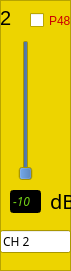
   <widget class="QFrame" name="frame_2">
    <property name="geometry">
     <rect>
      <x>90</x>
      <y>90</y>
      <width>71</width>
      <height>271</height>
     </rect>
    </property>
    <property name="palette">
     <palette>
      <active>
       <colorrole role="Base">
        <brush brushstyle="SolidPattern">
         <color alpha="255">
          <red>255</red>
          <green>255</green>
          <blue>255</blue>
         </color>
        </brush>
       </colorrole>
       <colorrole role="Window">
        <brush brushstyle="SolidPattern">
         <color alpha="255">
          <red>237</red>
          <green>212</green>
          <blue>0</blue>
         </color>
        </brush>
       </colorrole>
      </active>
      <inactive>
       <colorrole role="Base">
        <brush brushstyle="SolidPattern">
         <color alpha="255">
          <red>255</red>
          <green>255</green>
          <blue>255</blue>
         </color>
        </brush>
       </colorrole>
       <colorrole role="Window">
        <brush brushstyle="SolidPattern">
         <color alpha="255">
          <red>237</red>
          <green>212</green>
          <blue>0</blue>
         </color>
        </brush>
       </colorrole>
      </inactive>
      <disabled>
       <colorrole role="Base">
        <brush brushstyle="SolidPattern">
         <color alpha="255">
          <red>237</red>
          <green>212</green>
          <blue>0</blue>
         </color>
        </brush>
       </colorrole>
       <colorrole role="Window">
        <brush brushstyle="SolidPattern">
         <color alpha="255">
          <red>237</red>
          <green>212</green>
          <blue>0</blue>
         </color>
        </brush>
       </colorrole>
      </disabled>
     </palette>
    </property>
    <property name="autoFillBackground">
     <bool>true</bool>
    </property>
    <property name="frameShape">
     <enum>QFrame::StyledPanel</enum>
    </property>
    <property name="frameShadow">
     <enum>QFrame::Raised</enum>
    </property>
    <widget class="QLabel" name="label_5">
     <property name="geometry">
      <rect>
       <x>0</x>
       <y>10</y>
       <width>21</width>
       <height>16</height>
      </rect>
     </property>
     <property name="font">
      <font>
       <pointsize>15</pointsize>
      </font>
     </property>
     <property name="text">
      <string>2</string>
     </property>
    </widget>
    <widget class="QSlider" name="g_ch_2">
     <property name="geometry">
      <rect>
       <x>10</x>
       <y>40</y>
       <width>31</width>
       <height>141</height>
      </rect>
     </property>
     <property name="palette">
      <palette>
       <active>
        <colorrole role="Button">
         <brush brushstyle="SolidPattern">
          <color alpha="255">
           <red>52</red>
           <green>101</green>
           <blue>164</blue>
          </color>
         </brush>
        </colorrole>
       </active>
       <inactive>
        <colorrole role="Button">
         <brush brushstyle="SolidPattern">
          <color alpha="255">
           <red>52</red>
           <green>101</green>
           <blue>164</blue>
          </color>
         </brush>
        </colorrole>
       </inactive>
       <disabled>
        <colorrole role="Button">
         <brush brushstyle="SolidPattern">
          <color alpha="255">
           <red>52</red>
           <green>101</green>
           <blue>164</blue>
          </color>
         </brush>
        </colorrole>
       </disabled>
      </palette>
     </property>
     <property name="minimum">
      <number>0</number>
     </property>
     <property name="maximum">
      <number>12</number>
     </property>
     <property name="singleStep">
      <number>1</number>
     </property>
     <property name="pageStep">
      <number>1</number>
     </property>
     <property name="value">
      <number>0</number>
     </property>
     <property name="orientation">
      <enum>Qt::Vertical</enum>
     </property>
     <property name="tickInterval">
      <number>6</number>
     </property>
    </widget>
    <widget class="QCheckBox" name="p48_2">
     <property name="geometry">
      <rect>
       <x>30</x>
       <y>10</y>
       <width>41</width>
       <height>21</height>
      </rect>
     </property>
     <property name="palette">
      <palette>
       <active>
        <colorrole role="WindowText">
         <brush brushstyle="SolidPattern">
          <color alpha="255">
           <red>204</red>
           <green>0</green>
           <blue>0</blue>
          </color>
         </brush>
        </colorrole>
       </active>
       <inactive>
        <colorrole role="WindowText">
         <brush brushstyle="SolidPattern">
          <color alpha="255">
           <red>204</red>
           <green>0</green>
           <blue>0</blue>
          </color>
         </brush>
        </colorrole>
       </inactive>
       <disabled>
        <colorrole role="WindowText">
         <brush brushstyle="SolidPattern">
          <color alpha="255">
           <red>190</red>
           <green>190</green>
           <blue>190</blue>
          </color>
         </brush>
        </colorrole>
       </disabled>
      </palette>
     </property>
     <property name="text">
      <string>P48</string>
     </property>
    </widget>
    <widget class="QLineEdit" name="d_ch_2">
     <property name="enabled">
      <bool>false</bool>
     </property>
     <property name="geometry">
      <rect>
       <x>10</x>
       <y>190</y>
       <width>31</width>
       <height>23</height>
      </rect>
     </property>
     <property name="palette">
      <palette>
       <active>
        <colorrole role="WindowText">
         <brush brushstyle="SolidPattern">
          <color alpha="255">
           <red>0</red>
           <green>0</green>
           <blue>0</blue>
          </color>
         </brush>
        </colorrole>
        <colorrole role="Light">
         <brush brushstyle="SolidPattern">
          <color alpha="255">
           <red>255</red>
           <green>255</green>
           <blue>255</blue>
          </color>
         </brush>
        </colorrole>
        <colorrole role="Dark">
         <brush brushstyle="SolidPattern">
          <color alpha="255">
           <red>115</red>
           <green>210</green>
           <blue>22</blue>
          </color>
         </brush>
        </colorrole>
        <colorrole role="Text">
         <brush brushstyle="SolidPattern">
          <color alpha="255">
           <red>0</red>
           <green>0</green>
           <blue>0</blue>
          </color>
         </brush>
        </colorrole>
        <colorrole role="ButtonText">
         <brush brushstyle="SolidPattern">
          <color alpha="255">
           <red>0</red>
           <green>0</green>
           <blue>0</blue>
          </color>
         </brush>
        </colorrole>
        <colorrole role="Base">
         <brush brushstyle="SolidPattern">
          <color alpha="255">
           <red>0</red>
           <green>0</green>
           <blue>0</blue>
          </color>
         </brush>
        </colorrole>
        <colorrole role="Window">
         <brush brushstyle="SolidPattern">
          <color alpha="255">
           <red>0</red>
           <green>0</green>
           <blue>0</blue>
          </color>
         </brush>
        </colorrole>
       </active>
       <inactive>
        <colorrole role="WindowText">
         <brush brushstyle="SolidPattern">
          <color alpha="255">
           <red>0</red>
           <green>0</green>
           <blue>0</blue>
          </color>
         </brush>
        </colorrole>
        <colorrole role="Light">
         <brush brushstyle="SolidPattern">
          <color alpha="255">
           <red>255</red>
           <green>255</green>
           <blue>255</blue>
          </color>
         </brush>
        </colorrole>
        <colorrole role="Dark">
         <brush brushstyle="SolidPattern">
          <color alpha="255">
           <red>115</red>
           <green>210</green>
           <blue>22</blue>
          </color>
         </brush>
        </colorrole>
        <colorrole role="Text">
         <brush brushstyle="SolidPattern">
          <color alpha="255">
           <red>0</red>
           <green>0</green>
           <blue>0</blue>
          </color>
         </brush>
        </colorrole>
        <colorrole role="ButtonText">
         <brush brushstyle="SolidPattern">
          <color alpha="255">
           <red>0</red>
           <green>0</green>
           <blue>0</blue>
          </color>
         </brush>
        </colorrole>
        <colorrole role="Base">
         <brush brushstyle="SolidPattern">
          <color alpha="255">
           <red>0</red>
           <green>0</green>
           <blue>0</blue>
          </color>
         </brush>
        </colorrole>
        <colorrole role="Window">
         <brush brushstyle="SolidPattern">
          <color alpha="255">
           <red>0</red>
           <green>0</green>
           <blue>0</blue>
          </color>
         </brush>
        </colorrole>
       </inactive>
       <disabled>
        <colorrole role="WindowText">
         <brush brushstyle="SolidPattern">
          <color alpha="255">
           <red>115</red>
           <green>210</green>
           <blue>22</blue>
          </color>
         </brush>
        </colorrole>
        <colorrole role="Light">
         <brush brushstyle="SolidPattern">
          <color alpha="255">
           <red>255</red>
           <green>255</green>
           <blue>255</blue>
          </color>
         </brush>
        </colorrole>
        <colorrole role="Dark">
         <brush brushstyle="SolidPattern">
          <color alpha="255">
           <red>115</red>
           <green>210</green>
           <blue>22</blue>
          </color>
         </brush>
        </colorrole>
        <colorrole role="Text">
         <brush brushstyle="SolidPattern">
          <color alpha="255">
           <red>115</red>
           <green>210</green>
           <blue>22</blue>
          </color>
         </brush>
        </colorrole>
        <colorrole role="ButtonText">
         <brush brushstyle="SolidPattern">
          <color alpha="255">
           <red>115</red>
           <green>210</green>
           <blue>22</blue>
          </color>
         </brush>
        </colorrole>
        <colorrole role="Base">
         <brush brushstyle="SolidPattern">
          <color alpha="255">
           <red>0</red>
           <green>0</green>
           <blue>0</blue>
          </color>
         </brush>
        </colorrole>
        <colorrole role="Window">
         <brush brushstyle="SolidPattern">
          <color alpha="255">
           <red>0</red>
           <green>0</green>
           <blue>0</blue>
          </color>
         </brush>
        </colorrole>
       </disabled>
      </palette>
     </property>
     <property name="font">
      <font>
       <family>Clean</family>
       <italic>true</italic>
      </font>
     </property>
     <property name="text">
      <string>-10</string>
     </property>
    </widget>
    <widget class="QLabel" name="label_6">
     <property name="geometry">
      <rect>
       <x>50</x>
       <y>190</y>
       <width>21</width>
       <height>21</height>
      </rect>
     </property>
     <property name="font">
      <font>
       <family>Clean</family>
       <pointsize>15</pointsize>
      </font>
     </property>
     <property name="text">
      <string>dB</string>
     </property>
    </widget>
    <widget class="QLineEdit" name="lineEdit_2">
     <property name="geometry">
      <rect>
       <x>0</x>
       <y>230</y>
       <width>71</width>
       <height>23</height>
      </rect>
     </property>
     <property name="font">
      <font>
       <family>Clean</family>
      </font>
     </property>
     <property name="text">
      <string>CH 2</string>
     </property>
    </widget>
   </widget>
